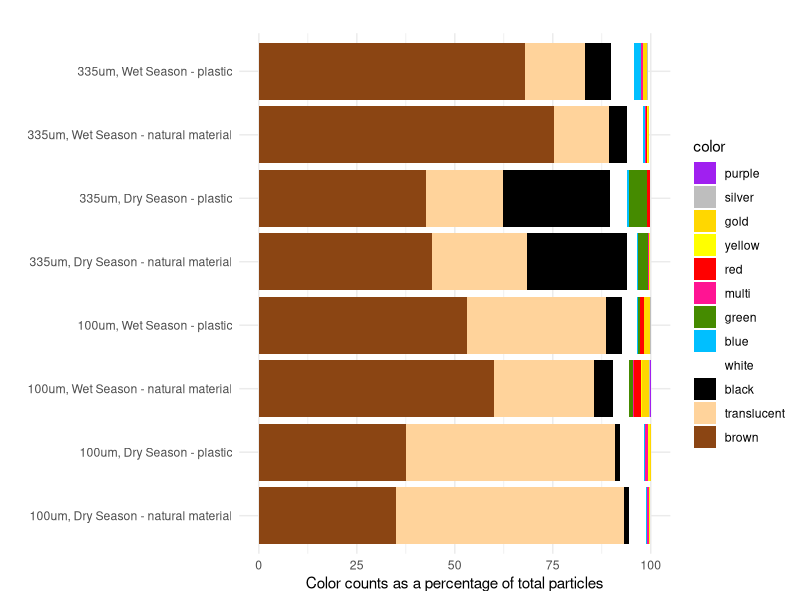
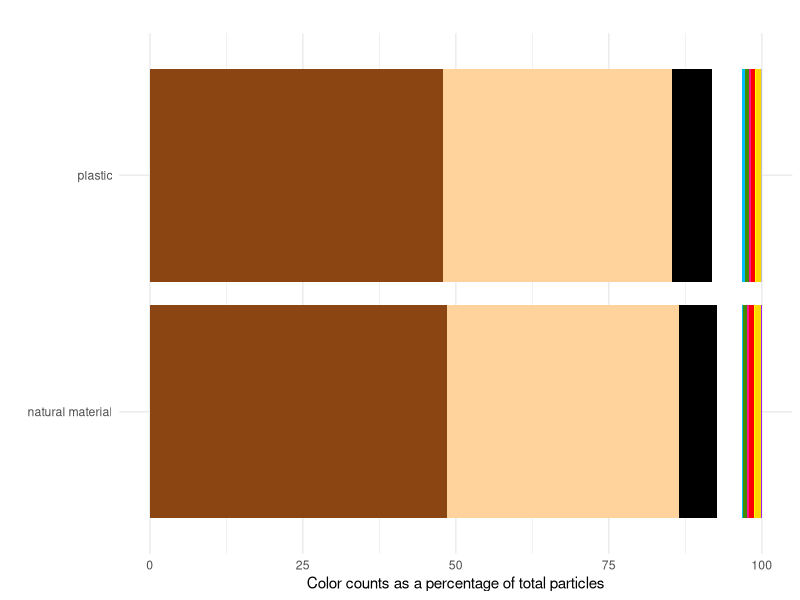
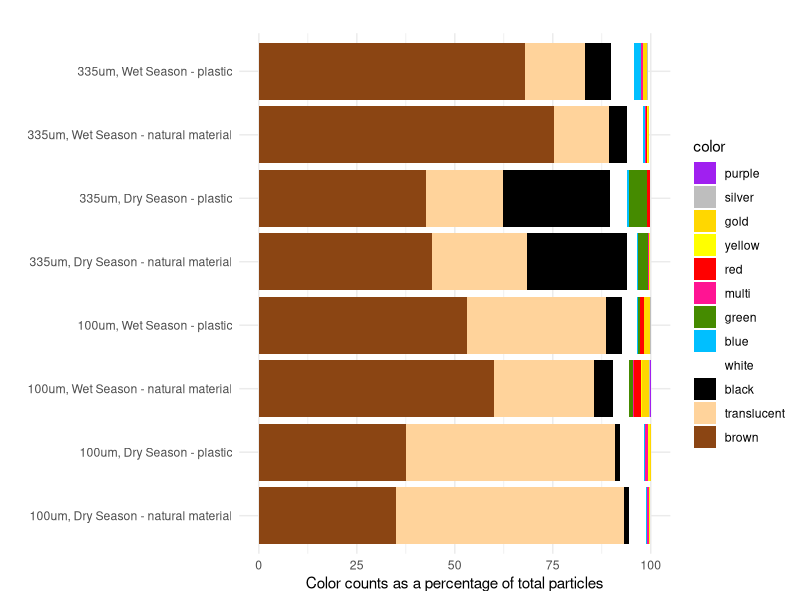
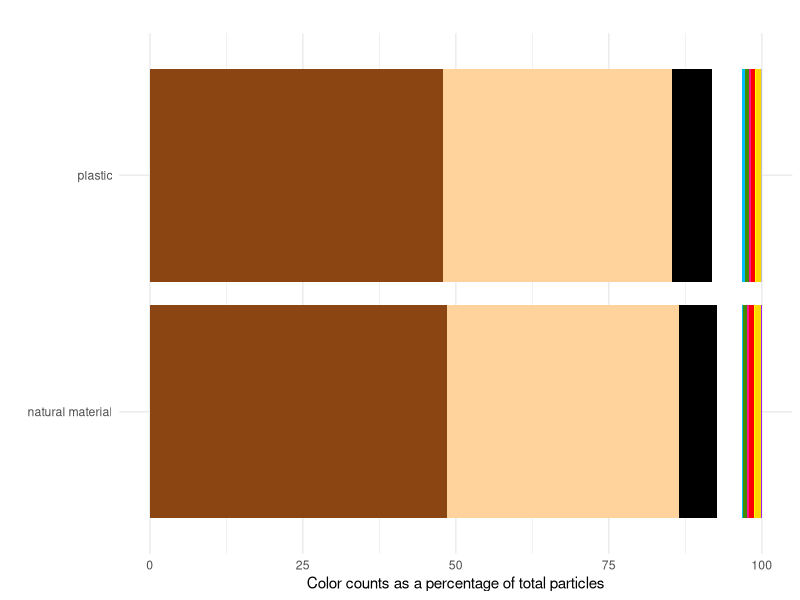

Write the R code that produced these figures, in order.
#Microplastics Color comparison

library(dplyr)
library(ggplot2)
library(readr)
library(forcats)
library(stringr)

setwd("C:/Users/rachelk/OneDrive - Desert Research Institute/Desktop/Mekong_data_share")

#load in MP color data  (these datasets are only plastics, no natural materials)
dry_MP_100_colors <- read_csv("100_dry_season_colors.csv")
dry_MP_335_colors <- read_csv("335_dry_season_colors.csv")
wet_MP_100_colors <- read_csv("100_wet_season_colors.csv")
wet_MP_335_colors <- read_csv("335_wet_season_colors.csv")


# Combine datasets and add object name
combined_data <- bind_rows(
  dry_MP_100_colors %>% mutate(object_name = "100um, Dry Season"),
  dry_MP_335_colors %>% mutate(object_name = "335um, Dry Season"),
  wet_MP_100_colors %>% mutate(object_name = "100um, Wet Season"),
  wet_MP_335_colors %>% mutate(object_name = "335um, Wet Season"),
)

# Group, summarize, and calculate percentages
summary_data <- combined_data %>%
  group_by(object_name, plastic_or_not, color) %>%
  summarise(total_N = sum(N, na.rm = TRUE), .groups = "drop") %>%
  group_by(object_name, plastic_or_not) %>%
  mutate(percentage = total_N / sum(total_N) * 100)

# Concatenate object_name and plastic_or_not
summary_data <- summary_data %>%
  filter(!is.na(plastic_or_not)) %>%
  filter(!is.na(color))%>%
  mutate(plastic_or_not = if_else(plastic_or_not == "not plastic", 
                                  "natural material", 
                                  "plastic"),
         object_name_plastic = str_c(object_name, plastic_or_not, sep = " - "))

summary_data <- summary_data %>%
  mutate(object_name = factor(object_name_plastic, 
                              levels = c("100um, Dry Season - natural material",
                                         "100um, Dry Season - plastic",
                                         "100um, Wet Season - natural material",
                                         "100um, Wet Season - plastic",
                                         "335um, Dry Season - natural material",
                                         "335um, Dry Season - plastic",
                                         "335um, Wet Season - natural material",  
                                         "335um, Wet Season - plastic")))

natural_and_plastic_counts<- summary_data %>%
  group_by(plastic_or_not)%>%
  summarise(total_N = sum(total_N, na.rm = TRUE), .groups = "drop")

# Define custom color mapping
color_mapping <- c(
  "black" = "black",
  "brown" = "chocolate4",
  "purple" = "purple",      
  "red" = "red",
  "translucent" = "burlywood1", # 'translucent' can use a light gray
  "white" = "white",
  "yellow" = "yellow",
  "blue" = "deepskyblue",
  "green" = "chartreuse4",
  "gold" = "gold",
  "silver" = "gray",
  "multi" = "deeppink"
)

# Reorder object_name based on the total percentage
summary_data <- summary_data %>%
  mutate(color = factor(color, levels = c("purple","silver", "gold", "yellow", "red", "multi", "green", "blue","white", "black","translucent","brown")))

# Create a horizontal bar plot with the custom color scale
ggplot(summary_data, aes(x = percentage, y = object_name_plastic, fill = color)) +
  geom_bar(stat = "identity") +
  labs(title = "",
       x = "Color counts as a percentage of total particles",
       y = "") +
  theme_minimal() +
  #coord_flip() +
  scale_fill_manual(values = color_mapping)

ggsave("Color_comparison_plastics_only.jpg", width = 8, height = 4.5, dpi = 400)



# fisher's exact test to compare the color distribution between plastic and natural materials for each size and season. 
# this test is good for data sets where there are lot of cells with small counts.   
fisher.test(table(summary_data$color, summary_data$object_name_plastic))


### color plot for just plastics and naturals

natural_and_plastic_counts_with_colors<- summary_data %>%
  group_by(plastic_or_not, color)%>%
  summarise(total_N = sum(total_N, na.rm = TRUE), .groups = "drop")%>%
  group_by(plastic_or_not) %>%
  mutate(percentage = total_N / sum(total_N) * 100)

# Create a horizontal bar plot with the custom color scale
ggplot(natural_and_plastic_counts_with_colors, aes(x = percentage, y = plastic_or_not, fill = color)) +
  geom_bar(stat = "identity") +
  labs(title = "",
       x = "Color counts as a percentage of total particles",
       y = "") +
  theme_minimal() +
  #coord_flip() +
  scale_fill_manual(values = color_mapping)+
  theme(
    legend.position = "none"
  )

ggsave("Color_comparison_plastics_only_small.jpg", width = 5, height = 2, dpi = 400)


fisher.test(table(natural_and_plastic_counts_with_colors$color, natural_and_plastic_counts_with_colors$plastic_or_not))
